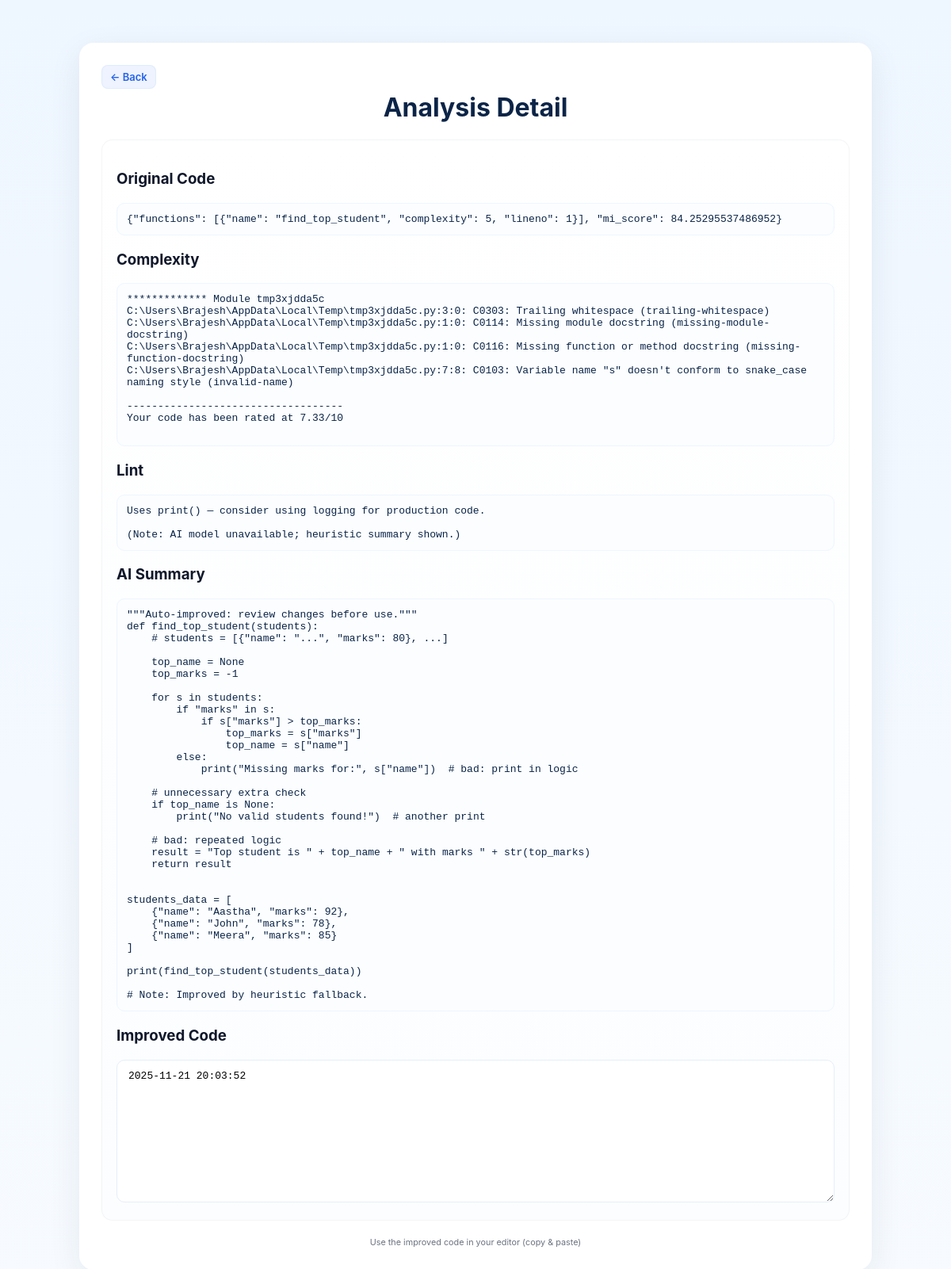
Page /history/view/1 (signed in) on the committed database.
### tables this page shows
CREATE TABLE history (
        id INTEGER PRIMARY KEY AUTOINCREMENT,
        email TEXT NOT NULL,
        code TEXT NOT NULL,
        complexity TEXT,
        lint TEXT,
        summary TEXT,
        improved TEXT,
        created_at TIMESTAMP DEFAULT CURRENT_TIMESTAMP
    );

### app.py (the view)
@app.route('/history/view/<int:entry_id>')
def history_view(entry_id):
    if 'user' not in session:
        return redirect(url_for('login'))
    r = get_history_entry(entry_id)
    if not r or r[1] != session['email']:
        return "Not found or access denied", 404
    return render_template('history_view.html', r=r)

### database.py (called while the page is built)
def get_history_entry(entry_id):
    conn = sqlite3.connect(DB); c = conn.cursor()
    c.execute("SELECT id, email, code, complexity, lint, summary, improved, created_at FROM history WHERE id = ?", (entry_id,))
    row = c.fetchone()
    conn.close()
    return row

### templates/history_view.html (shortened to what this page needs)
<!doctype html>
<html lang="en">
<head>
  <link rel="stylesheet" href="{{ url_for('static', filename='style.css') }}">
</head>
<body>
  <div class="container page">
    <a class="btn small" href="{{ url_for('history') }}">&larr; Back</a>
    <h1>Analysis Detail</h1>
    <section class="card">
      <h3>Original Code</h3>
      <pre class="resultbox">{{ r[3] }}</pre>
      <h3>Complexity</h3>
      <pre class="resultbox">{{ r[4] }}</pre>
      <h3>Lint</h3>
      <pre class="resultbox">{{ r[5] }}</pre>
      <h3>AI Summary</h3>
      <pre class="resultbox">{{ r[6] }}</pre>
      <h3>Improved Code</h3>
      <textarea class="copybox" readonly>{{ r[7] }}</textarea>
    </section>
    <footer class="foot">
      <small>Use the improved code in your editor (copy & paste)</small>
    </footer>
  </div>
</body>
</html>

### static/style.css (style rules this page uses)
:root { --bg-1: #f4f8fb; --card: #ffffff; --muted: #6b7280; --accent: #2563eb; --accent-2:#2b8aef; --danger:#ef4444; --radius: 12px; --mono: Menlo, Monaco, "JetBrains Mono", "Courier New", monospace; --ui-padding: 24px; }
* { box-sizing:border-box }
body { margin:0; font-family: Inter, "Segoe UI", Roboto, system-ui, -apple-system, Arial, sans-serif; background: linear-gradient(180deg, #eef6ff 0%, #f7fbff 100%); color:#0f172a; -webkit-font-smoothing:antialiased; -moz-osx-font-smoothing:grayscale; padding: 24px; }
.container { max-width:1000px; margin:30px auto; background:var(--card); padding:28px; border-radius:18px; box-shadow:0 12px 40px rgba(19,38,63,0.08); }
.page h1 { margin-top:4px; text-align:center; color: #0b2447; }
.card { background: linear-gradient(180deg,#ffffff,#fbfdff); padding:18px; border-radius:14px; border:1px solid rgba(15,23,42,0.04); margin-bottom:18px; }
.input-box, .codebox, .copybox { width:100%; padding:12px 14px; border-radius:10px; border:1px solid #e6eef9; background:#fff; font-size:14px; }
.copybox { min-height:180px; font-family:var(--mono); font-size:13px; resize:vertical; }
.btn { display:inline-block; padding:10px 14px; border-radius:10px; text-decoration:none; border:none; cursor:pointer; font-weight:600; }
.btn.small { padding:6px 10px; font-size:13px; border-radius:8px; background:#eef3ff; color:var(--accent); border:1px solid rgba(43,138,239,0.08); }
.resultbox { background:#fbfdff; padding:12px; border-radius:10px; border:1px solid #eef6ff; white-space:pre-wrap; font-family:var(--mono); font-size:13px; color:#0b2447; }
.foot, .auth-foot { text-align:center; margin-top:16px; color:var(--muted); font-size:13px; }

### rows in the picture
history: complexity "{\"functions\": [{\"name\": \"find_top_student\", \"complexity\": 5, \"lineno\": 1}], \"mi_score\": 84.25295537486952}", lint "************* Module tmp3xjdda5c C:\\Users\\Brajesh\\AppData\\Local\\Temp\\tmp3xjdda5c.py:3:0: C0303: Trailing whitespace (trailing-whitespace) C:\\Users\\Brajesh\\AppData\\Local\\Temp\\tmp3xjdda5c.py:1:0: C0114: Missing module docstring (missing-module-docstring) C:\\Users\\Brajesh\\AppData\\Local\\Temp\\tmp3xjdda5c.py:1:0: C0116: Missing function or method docstring (missing-function-docstring) C:\\Users\\Brajesh\\AppData\\Local\\Temp\\tmp3xjdda5c.py:7:8: C0103: Variable name \"s\" doesn't conform to snake_case naming style (invalid-name) ----------------------------------- Your code has been rated at 7.33/10", summary "Uses print() — consider using logging for production code. (Note: AI model unavailable; heuristic summary shown.)", improved "\"\"\"Auto-improved: review changes before use.\"\"\" def find_top_student(students): # students = [{\"name\": \"...\", \"marks\": 80}, ...] top_name = None top_marks = -1 for s in students: if \"marks\" in s: if s[\"marks\"] > top_marks: top_marks = s[\"marks\"] top_name = s[\"name\"] else: print(\"Missing marks for:\", s[\"name\"]) # bad: print in logic # unnecessary extra check if top_name is None: print(\"No valid students found!\") # another print # bad: repeated logic result = \"Top student is \" + top_name + \" with marks \" + str(top_marks) return result students_data = [ {\"name\": \"Aastha\", \"marks\": 92}, {\"name\": \"John\", \"marks\": 78}, {\"name\": \"Meera\", \"marks\": 85} ] print(find_top_student(students_data)) #…", created_at "2025-11-21 20:03:52"
